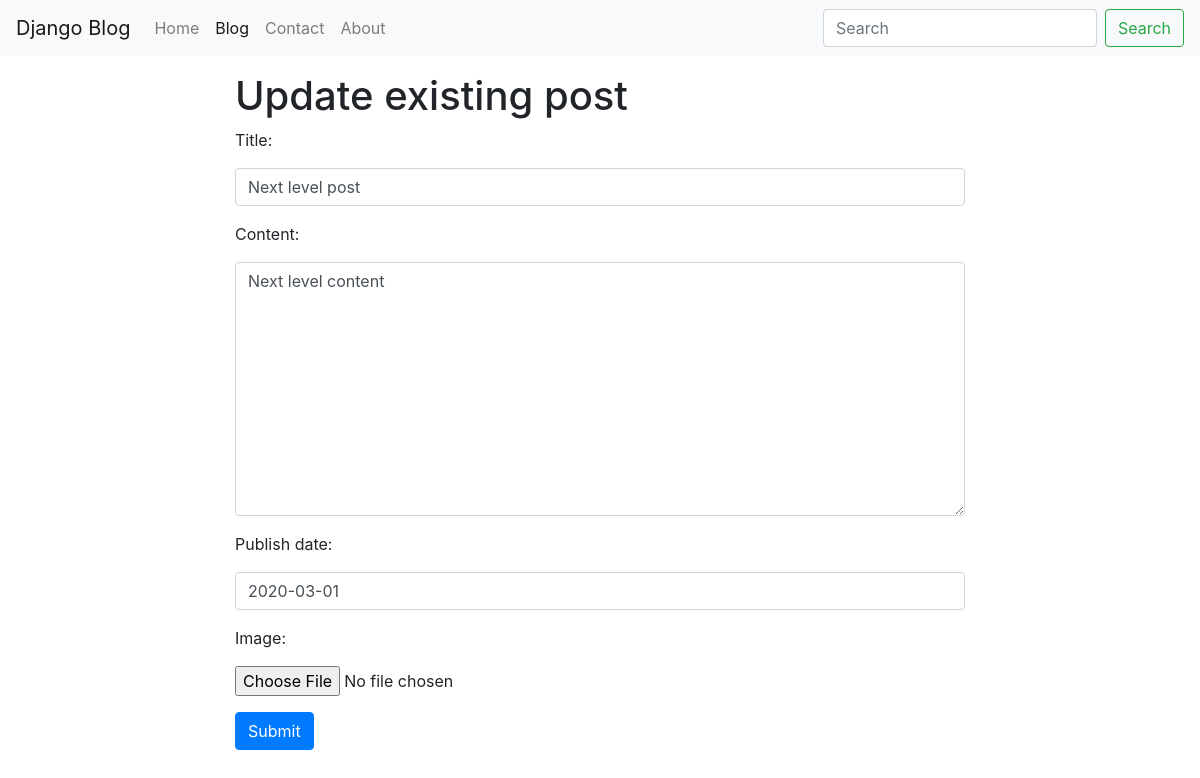
Page /blog/next-level-post/edit/ (signed in) on the committed database.
### blog/models.py (models this page shows, shortened)
class BlogPost(models.Model):
  user = models.ForeignKey(user_model,
    null=True, default=1, on_delete=models.SET_NULL)
  title = models.TextField()
  slug = models.SlugField(unique=True)
  content = models.TextField(null=True, blank=True)
  publish_date = models.DateTimeField(auto_now=False, auto_now_add=False, null=True, blank=True)
  timestamp = models.DateTimeField(auto_now_add=True)
  updated = models.DateTimeField(auto_now=True)
  image = models.ImageField(upload_to='image/', blank=True, null=True)
  objects = BlogPostManager()
  class Meta:
    ordering = ['-publish_date', '-updated', '-timestamp']

### blog/views.py (the view)
# urls.py: path('<str:slug>/edit/', blog_post_update_view),
@staff_member_required
def blog_post_update_view(request, slug):
  try:
    obj = BlogPost.objects.get(slug=slug)
  except:
    raise Http404('Blog post does not exist.')
  form = BlogPostForm(request.POST or None, request.FILES or None, instance=obj)
  if form.is_valid():
    form.cleaned_data['slug'] = form.cleaned_data['title'].lower().replace(' ', '-')
    form.save()
    return redirect('/blog')
  t_name = 'blog/update.html'
  context = {
    'title': 'Update post',
    'title_header': 'Update existing post',
    'form': form,
    'object': obj
    }
  return render(request, t_name, context)

### blog/forms.py (shortened to what this page needs)
class BlogPostForm(forms.ModelForm):
  class Meta:
    model = BlogPost
    fields = ['title', 'content', 'publish_date', 'image']
    widgets = {
            'title': forms.TextInput(attrs={'class': 'form-control', 'placeholder': 'Title'}),
            'content': forms.Textarea(attrs={'class': 'form-control', 'placeholder': 'Content'}),
            'publish_date': forms.DateInput(attrs={'class': 'form-control'}),
            'image': forms.FileInput(attrs={'class': 'form-control-file'}),
        }

### blog/models.py (called while the page is built)
  def get_queryset(self):
    return BlogPostQuerySet(self.model, using=self._db)

### blog/templates/blog/update.html
{% extends "base.html" %}
{% block content %}
{% include "__form.html" %}
{% endblock %}

### templates/__form.html (shortened to what this page needs)
<form method="POST" action="." enctype="multipart/form-data">
  {% for field in form %}
    <div class="form-group">
      <label for="{{ field.id_for_label }}">{{ field.label_tag }}</label>
      {{ field }}
    </div>
  {% endfor %}
  <button type="submit" class="btn btn-primary mb-3">Submit</button>
</form>

### rows in the picture
BlogPost: form "Next level post" "Next level content" "2020-03-01"

### other values in the picture
{{ title_header }} "Update existing post"
{{ field.label_tag }} "Title:" "Content:" "Publish date:" "Image:"
